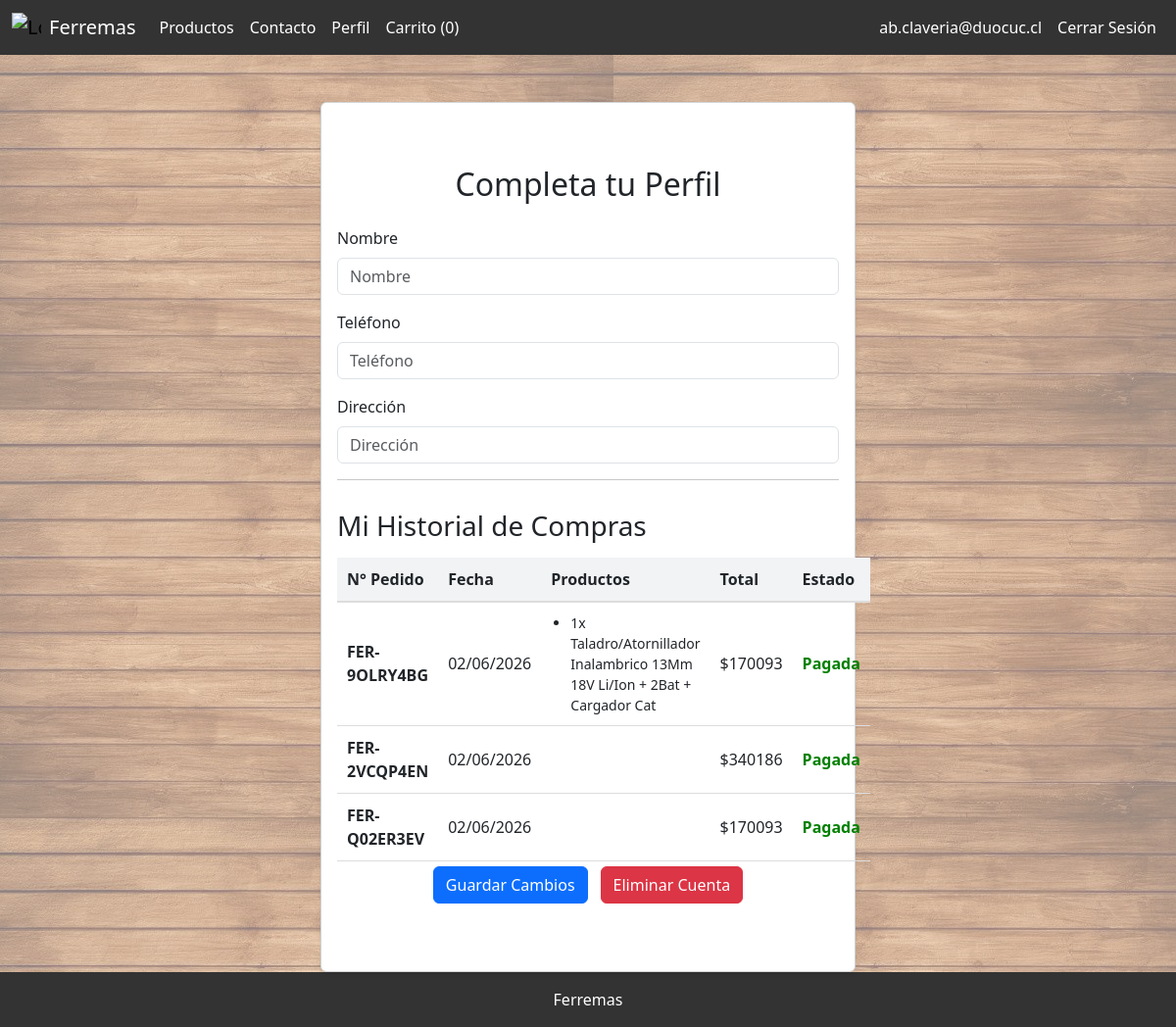
The app's page /perfil/ (signed in) with its own data.
### ferremas/models.py (models this page shows, shortened)
class Orden(models.Model):
    ESTADO_CHOICES = [
        ('PENDIENTE', 'Pendiente de Pago'),
        ('ESPERANDO_TRANSFERENCIA', 'Esperando Confirmación Bancaria'),
        ('PAGADA', 'Pagada Exitosamente'),
        ('RECHAZADA', 'Pago Rechazado'),
        ('CANCELADA', 'Cancelada por el Usuario / Timeout'),
    ]
    METODO_PAGO_CHOICES = [
        ('WEBPAY', 'Transbank Webpay Plus'),
        ('TRANSFERENCIA', 'Transferencia Bancaria'),
    ]
    id = models.UUIDField(primary_key=True, default=uuid.uuid4, editable=False)
    numero_pedido = models.CharField(max_length=20, unique=True, default=generar_numero_pedido)
    usuario = models.ForeignKey(User, on_delete=models.SET_NULL, null=True, blank=True)
    session_id = models.CharField(max_length=100, blank=True, null=True) # Para usuarios anónimos
    fecha_creacion = models.DateTimeField(auto_now_add=True)
    estado = models.CharField(max_length=30, choices=ESTADO_CHOICES, default='PENDIENTE')
    metodo_pago = models.CharField(max_length=20, choices=METODO_PAGO_CHOICES, default='WEBPAY')
    total = models.PositiveIntegerField(help_text="Total pagado en CLP")
    token_ws = models.CharField(max_length=255, blank=True, null=True, help_text="Token de Webpay")
    codigo_autorizacion = models.CharField(max_length=100, blank=True, null=True)

class DetalleOrden(models.Model):
    orden = models.ForeignKey(Orden, related_name='detalles', on_delete=models.CASCADE)
    producto = models.ForeignKey(Producto, on_delete=models.PROTECT)
    cantidad = models.PositiveIntegerField()
    precio_unitario = models.PositiveIntegerField(help_text="Precio al momento de la compra")

class Producto(models.Model):
    nombre = models.CharField(max_length=100)
    precio = models.DecimalField(max_digits=10, decimal_places=0)
    descripcion = models.TextField()
    foto = models.ImageField(upload_to='productos/')
    stock = models.PositiveIntegerField(default=0)
    vendedor = models.ForeignKey(User, on_delete=models.CASCADE, null=True, blank=True, related_name='productos_en_venta')
    usd = models.DecimalField(max_digits=10, decimal_places=2, null=True)

### ferremas/views.py (the view, shortened to what this page needs)
# urls.py: path('perfil/', views.user_profile, name='user_profile'),
@login_required
def user_profile(request):
    user = request.user
    ordenes_usuario = Orden.objects.filter(usuario=request.user).exclude(estado='PENDIENTE').order_by('-fecha_creacion')
    contexto = {
        'usuario': user,
        'ordenes': ordenes_usuario # ¡Esto es lo que conectará con tu include!
    }
    return render(request, 'ferremas/perfil.html', contexto)

### ferremas/templates/ferremas/perfil.html (shortened to what this page needs)
{% extends 'ferremas/base.html' %}
{% block content %}
<div class="container mt-5 mb-7">
    <div class="row">
        <div class="col-md-6 mx-auto">
            <div class="card shadow-sm">
                <div class="card-body my-5">
                    <h2 class="card-title text-center mb-4">Completa tu Perfil</h2>
                    <form method="post" action="{% url 'user_profile' %}">
                        <div class="mb-3">
                            <label for="nombre" class="form-label">Nombre</label>
                            <input type="text" class="form-control" id="nombre" name="nombre" value="{{ usuario.first_name|default_if_none:'' }}" placeholder="Nombre">
                        </div>
                        <div class="mb-3">
                            <label for="telefono" class="form-label">Teléfono</label>
                            <input type="text" class="form-control" id="telefono" name="telefono" value="{{ usuario.profile.telefono|default_if_none:'' }}" placeholder="Teléfono">
                        </div>
                        <div class="mb-3">
                            <label for="direccion" class="form-label">Dirección</label>
                            <input type="text" class="form-control" id="direccion" name="direccion" value="{{ usuario.profile.direccion|default_if_none:'' }}" placeholder="Dirección">
                        </div>
                        <hr>
                        {% include 'ferremas/mis_compras.html' %}
                        <div class="d-flex justify-content-center">
                            <button type="submit" class="btn btn-primary me-2">Guardar Cambios</button>
                            <form method="post" action="{% url 'delete_user' %}">
                                <button type="submit" class="btn btn-danger">Eliminar Cuenta</button>
                            </form>
                        </div>
                    </form>
                </div>
            </div>
        </div>
    </div>
</div>
{% endblock %}

### ferremas/templates/ferremas/navbar.html (shortened to what this page needs)
{% load static %}
<nav class="navbar navbar-expand-lg">
    <div class="container-fluid">
        <a class="navbar-brand d-flex align-items-center" href="{% url 'index' %}">
            <img src="{% static 'img/logo.svg' %}" alt="Logo" width="30" height="30" class="d-inline-block align-text-top me-2">
            <span style="color: #fff;"> Ferremas</span>
        </a>
        <div class="collapse navbar-collapse" id="navbarNav">
            <ul class="navbar-nav me-auto mb-2 mb-lg-0">
                <li class="nav-item">
                    <a class="nav-link" href="{% url 'product_list' %}">Productos</a>
                </li>
                <li class="nav-item">
                    <a class="nav-link" href="{% url 'contact' %}">Contacto</a>
                </li>
                {% if user.is_authenticated %}
                    <li class="nav-item">
                        <a class="nav-link" href="{% url 'user_profile' %}">Perfil</a>
                    </li>
                    <li class="nav-item">
                        <a class="nav-link" href="{% url 'cart' %}">
                            Carrito
                            {% if user.is_authenticated %}
                                ({{ request.user.cartitem_set.count }})
                            {% endif %}
                        </a>
                    </li>
                {% endif %}
            </ul>
            <ul class="navbar-nav">
                {% if user.is_authenticated %}
                    <li class="nav-item">
                        <a class="nav-link" href="{% url 'user_profile' %}">{{ user.email }}</a>
                    </li>
                    <li class="nav-item">
                        <a class="nav-link" href="{% url 'logout' %}">Cerrar Sesión</a>
                    </li>
                {% endif %}
            </ul>
        </div>
    </div>
</nav>

### ferremas/templates/ferremas/mis_compras.html
<div class="historial-compras" style="margin-top: 30px;">
    <h3>Mi Historial de Compras</h3>
    {% if ordenes %}
        <table style="width: 100%; border-collapse: collapse; margin-top: 15px;">
            <thead>
                <tr style="background-color: #f1f3f5; text-align: left;">
                    <th style="padding: 10px; border-bottom: 2px solid #ddd;">N° Pedido</th>
                    <th style="padding: 10px; border-bottom: 2px solid #ddd;">Fecha</th>
                    <th style="padding: 10px; border-bottom: 2px solid #ddd;">Productos</th> <th style="padding: 10px; border-bottom: 2px solid #ddd;">Total</th>
                    <th style="padding: 10px; border-bottom: 2px solid #ddd;">Estado</th>
                </tr>
            </thead>
            <tbody>
                {% for orden in ordenes %}
                <tr>
                    <td style="padding: 10px; border-bottom: 1px solid #ddd;"><strong>{{ orden.numero_pedido }}</strong></td>
                    <td style="padding: 10px; border-bottom: 1px solid #ddd;">{{ orden.fecha_creacion|date:"d/m/Y" }}</td>
                    <td style="padding: 10px; border-bottom: 1px solid #ddd; font-size: 14px;">
                        <ul style="margin: 0; padding-left: 20px;">
                            {% for detalle in orden.detalles.all %}
                                <li>{{ detalle.cantidad }}x {{ detalle.producto.nombre }}</li>
                            {% endfor %}
                        </ul>
                    </td>
                    <td style="padding: 10px; border-bottom: 1px solid #ddd;">${{ orden.total }}</td>
                    <td style="padding: 10px; border-bottom: 1px solid #ddd;">
                        {% if orden.estado == 'PAGADA' %}
                            <span style="color: green; font-weight: bold;">Pagada</span>
                        {% else %}
                            <span style="color: #666;">{{ orden.get_estado_display }}</span>
                        {% endif %}
                    </td>
                </tr>
                {% endfor %}
            </tbody>
        </table>
    {% else %}
        <div style="background-color: #f8f9fa; padding: 20px; text-align: center; border-radius: 5px;">
            <p>Aún no has realizado compras en Ferremas.</p>
        </div>
    {% endif %}
</div>

### ferremas/static/css/style.css (style rules this page uses)
html, body { height: 100%; margin: 0; display: flex; flex-direction: column; }
body { font-family: Arial, sans-serif; background-image: linear-gradient(rgba(255, 255, 255, 0.5), rgba(255, 255, 255, 0.5)), url('../img/fondo_madera.png'); }
.navbar { background-color: #333; }
.navbar .nav-link { color: #fff; }
.card { display: flex; flex-direction: column; height: 100%; background-color: rgba(255, 255, 255, 0.8); backdrop-filter: blur(10px); border-radius: 15px; box-shadow: 0 4px 8px rgba(0, 0, 0, 0.1); }
.card-body { flex: 1; display: flex; flex-direction: column; justify-content: space-between; }
.btn { margin: 5px; }
.btn-primary { background-color: #007bff; border: none; padding: 10px 20px; font-size: 1.2em; border-radius: 25px; }
input { border-radius: 5px; padding: 10px; width: 100%; border: 1px solid #ccc; }
h3 { font-size: 2em; color: #333; }

### records on screen
Orden: numero_pedido "FER-9OLRY4BG", fecha_creacion "02/06/2026", total "170093", estado "Pagada"
DetalleOrden: cantidad "1", producto.nombre "Taladro/Atornillador Inalambrico 13Mm 18V Li/Ion + 2Bat + Cargador Cat"
Orden: numero_pedido "FER-2VCQP4EN", fecha_creacion "02/06/2026", total "340186", estado "Pagada"
Orden: numero_pedido "FER-Q02ER3EV", fecha_creacion "02/06/2026", total "170093", estado "Pagada"

### other values on screen
{{ request.user.cartitem_set.count }} "0"
{{ user.email }} "ab.claveria@duocuc.cl"
